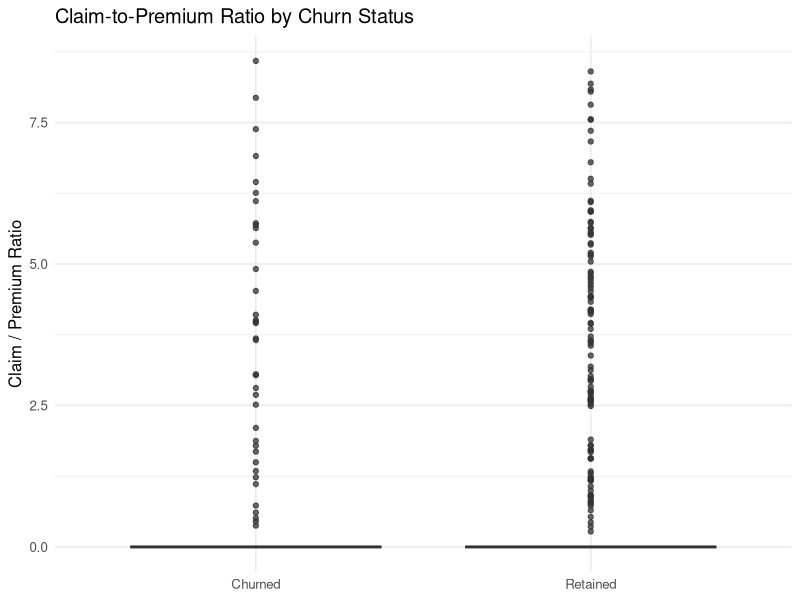

The R script that drew this image:
## ---- chunk 1
knitr::opts_chunk$set(echo = FALSE, warning = FALSE, message = FALSE)
## ---- chunk 2
library(tidyverse)
library(knitr)

policyholders <- read_csv("L2_policyholders.csv") %>%
  mutate(
    policy_start_date = as.Date(policy_start_date),
    churned = if_else(policy_duration_months < 24, 1, 0)
  )
## ---- chunk 3
features <- policyholders %>%
  mutate(
    # Ratio feature: claim amount per premium pound
    claim_to_premium = claim_amount / annual_premium,
    # Premium per month of tenure
    premium_per_month = annual_premium / pmax(policy_duration_months, 1),
    # Binary: high-value customer flag
    high_value = if_else(annual_premium > median(annual_premium), 1, 0)
  )
## ---- chunk 4
features %>%
  select(policyholder_id, annual_premium, claim_amount,
         claim_to_premium, premium_per_month, high_value) %>%
  head(6) %>%
  mutate(across(where(is.numeric), ~ round(., 3))) %>%
  kable(caption = "Table 1: Derived Numeric Features (first 6 rows)")
## ---- chunk 5
features <- features %>%
  mutate(
    age_band = cut(age,
                   breaks = c(0, 35, 50, 65, 100),
                   labels = c("Under35", "Age35_50", "Age50_65", "Over65")),
    # Ensure factor type for modelling
    policy_type = factor(policy_type),
    region      = factor(region),
    gender      = factor(gender)
  )
## ---- chunk 6
# One-hot (dummy) encoding preview using model.matrix
dummy_preview <- model.matrix(~ policy_type - 1,
                              data = features) %>%
  as_tibble() %>%
  head(5)
## ---- chunk 7
dummy_preview %>%
  kable(caption = "Table 2: One-Hot Encoding of policy_type (first 5 rows)")
## ---- chunk 8
features <- features %>%
  mutate(
    age_scaled     = as.numeric(scale(age)),
    premium_scaled = as.numeric(scale(annual_premium))
  )
## ---- chunk 9
features %>%
  summarise(
    `Age (mean)`        = round(mean(age), 1),
    `Age scaled (mean)` = round(mean(age_scaled), 3),
    `Age scaled (sd)`   = round(sd(age_scaled), 3)
  ) %>%
  kable(caption = "Table 3: Effect of Scaling (mean ≈ 0, sd ≈ 1)")
## ---- chunk 10
feature_assoc <- features %>%
  group_by(churned) %>%
  summarise(
    `Avg Age`              = round(mean(age), 1),
    `Avg Premium`          = round(mean(annual_premium), 0),
    `Avg Claim/Premium`    = round(mean(claim_to_premium), 3),
    `% High Value`         = round(mean(high_value) * 100, 1),
    .groups = "drop"
  ) %>%
  mutate(Group = if_else(churned == 1, "Churned", "Retained")) %>%
  select(Group, everything(), -churned)
## ---- chunk 11
feature_assoc %>%
  kable(caption = "Table 4: Feature Averages by Churn Status")
## ---- chunk 12
features %>%
  mutate(Status = if_else(churned == 1, "Churned", "Retained")) %>%
  filter(claim_to_premium < quantile(claim_to_premium, 0.95)) %>%
  ggplot(aes(x = Status, y = claim_to_premium, fill = Status)) +
  geom_boxplot(alpha = 0.75) +
  scale_fill_manual(values = c("Churned"  = "#d7191c",
                                "Retained" = "#2c7bb6")) +
  labs(title = "Claim-to-Premium Ratio by Churn Status",
       x = NULL, y = "Claim / Premium Ratio") +
  theme_minimal(base_size = 12) +
  theme(legend.position = "none")
## ---- chunk 13
model_data <- features %>%
  select(
    churned,                      # target
    age_band, policy_type,        # categorical
    region, gender,
    claim_to_premium,             # engineered numeric
    premium_per_month, high_value,
    age_scaled, premium_scaled    # scaled numeric
  )
## ---- chunk 14
tibble(
  `Feature Type` = c("Target", "Categorical", "Engineered Numeric",
                     "Scaled Numeric", "Total Columns"),
  Count = c(
    1,
    sum(map_lgl(model_data, is.factor)),
    3,
    2,
    ncol(model_data)
  )
) %>%
  kable(caption = "Table 5: Model-Ready Dataset Composition")
